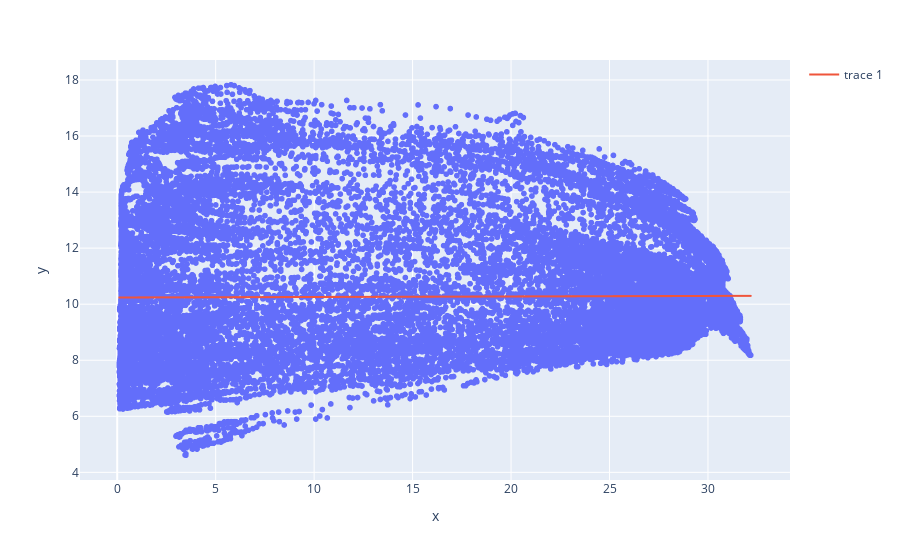

Write notebook code for a chart like this one.
### Code cell
import pandas as pd
import scipy.io as sio
from scipy import signal, stats
import numpy as np
import datetime
import plotly.express as px
from plotly.subplots import make_subplots
import plotly.graph_objects as go
import re

midDF = pd.read_csv('midestuary_2012_2013_processed.csv', parse_dates = ['DN'])

(slope, intercept, r, p, std_err) = stats.linregress(midDF["BottomSalCorrected"].ffill().bfill().to_numpy(), midDF["BottomTemp"].ffill().bfill().to_numpy(), alternative = "less")  
midDF["modelTemp"] = midDF["BottomSalCorrected"] * slope + intercept      
plt = px.scatter(x = midDF["BottomSalCorrected"], y = midDF["BottomTemp"])
plt.add_scattergl(x = midDF["BottomSalCorrected"], y = midDF["modelTemp"])
plt.show()

print(midDF.loc[(midDF["BottomSalCorrected"] >= 29.9) & (midDF["BottomSalCorrected"] <= 30.1)]["BottomTemp"].mean(skipna = True))

### Figure 1 — Plotly figure (JSON) as saved in the notebook; plotly's stock layout.template omitted (floating-point values rounded to 4 significant figures; data arrays with more than 128 entries replaced by an {"elided": "..."} marker saying what was removed)
{"data": [{"hovertemplate": "x=%{x}<br>y=%{y}<extra></extra>", "legendgroup": "", "marker": {"color": "#636efa", "symbol": "circle"}, "mode": "markers", "name": "", "showlegend": false, "type": "scattergl", "x": {"elided": "33953 float values"}, "xaxis": "x", "y": {"elided": "33953 float values"}, "yaxis": "y"}, {"type": "scattergl", "x": {"elided": "33953 float values"}, "y": {"elided": "33953 float values"}}], "layout": {"legend": {"tracegroupgap": 0}, "margin": {"t": 60}, "xaxis": {"anchor": "y", "domain": [0, 1], "title": {"text": "x"}}, "yaxis": {"anchor": "x", "domain": [0, 1], "title": {"text": "y"}}}}
